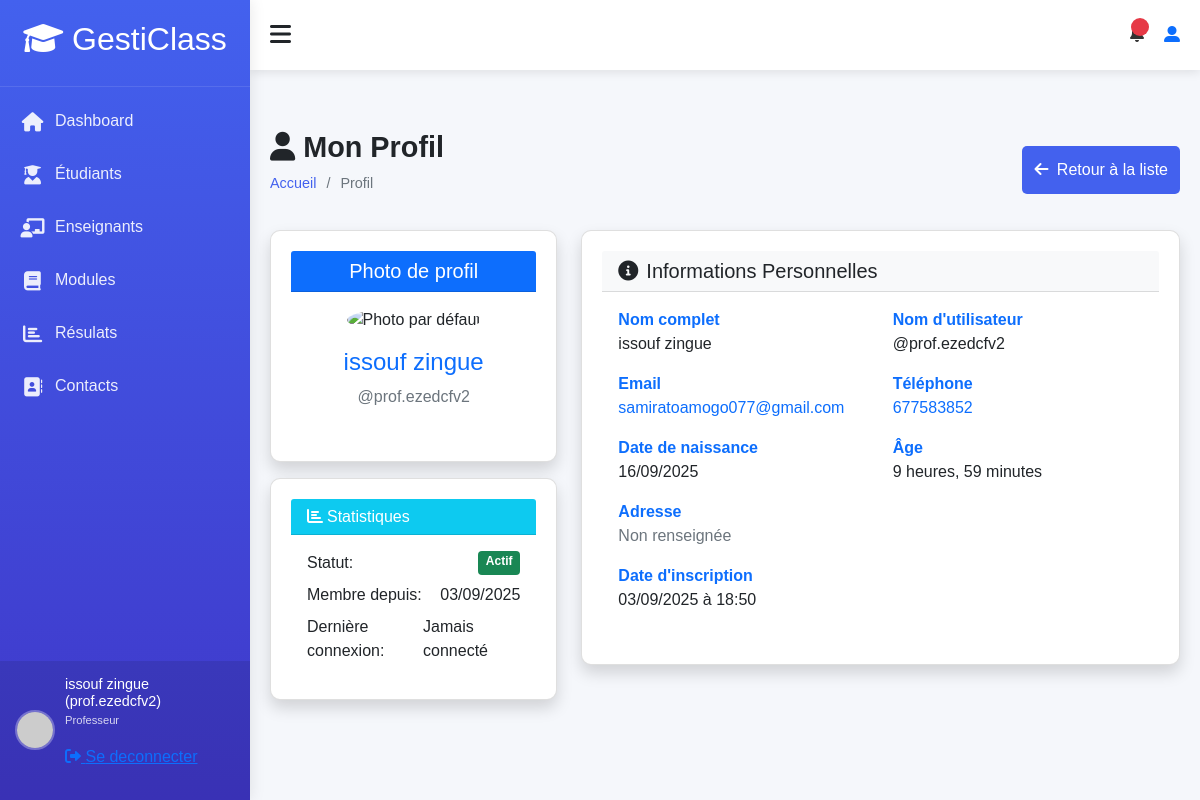
The page /accounts/profile/ (signed in) on the database its author committed.
### accounts/models.py (models this page shows, shortened)
class User(AbstractUser):
    ROLE_CHOICES = (
        ('admin', 'Administrateur'),
        ('teacher', 'Enseignant'),
        ('student', 'Élève'),
    )
    profil = models.CharField(max_length=10, choices=ROLE_CHOICES, default='student')
    phone = models.CharField(max_length=20, blank=True)
    birth_date = models.DateField(null=True, blank=True)
    photo = models.ImageField(upload_to='users/', null=True, blank=True)
    specialty = models.CharField(max_length=100, null=True, blank=True)
    hire_date = models.DateField(null=True, blank=True)
    address = models.TextField(blank=True)
    is_student = models.BooleanField(default=False)
    is_teacher = models.BooleanField(default=False)
    phone_number = models.CharField(max_length=15, blank=True)
    date_of_birth = models.DateField(null=True, blank=True)
    def __str__(self):
        return f"{self.first_name} {self.last_name} ({self.username})"
    def is_teacher(self):
        return self.profil == 'teacher'
    def is_student(self):
        return self.profil == 'student'
    class Meta:
        permissions = [
        ("peut_acceder_module", "Peut acceder au module"),
        ("peut_acceder_aux_eleve", "Peut acceder aux eleves"),
        ("peut_acceder_aux_enseignants", "peut acceder aux enseigants"),
        ("peut_acceder_aux_roles", "peut acceder aux roles"),
        ("peut_acceder_au_student_dashboard", "Peut accéder au tableau de bord étudiant"),
        ("peut_acceder_au_teacher_dashboard", "Peut accéder au tableau de bord enseignant"),
        ("peut_acceder_au_admin_dashboard", "Peut accéder au tableau de bord administrateur"),
        ("can_view_student_list", "Peut voir la liste des étudiants"),
        ("can_view_teacher_list", "Peut voir la liste des enseignants"),
        ("can_view_module_list", "Peut voir la liste des modules"),
        ("can_view_results_list", "Peut voir la liste résultats"),
        ("can_view_module_details", "Peut les details d'un module"),
        ("can_view_student_details", "Peut voir les détails d'un étudiant"),
        ("can_view_teacher_details", "Peut voir les détails d'un enseignant"),
        ("can_view_own_details", "Peut voir ses propres détails"),
        ("cans_view_results", "Peut voir les résultats"),
        ("can_view_own_results", "Peut voir ses propres résultats"),
        ("view_role", "Peut voir les rôles"),
        ("add_role", "Peut ajouter un rôle"),
        ("change_role", "Peut modifier un rôle"),
        ("delete_role", "Peut supprimer un rôle"),
        ("assign_role", "Peut assigner des rôles"),
        ("view_timetable", "Peut voir l'emploi du temps"),
        ("manage_timetable", "Peut gérer l'emploi du temps"),
        ("can_add_teacher", "Peut ajouter un enseignant"),
        ("can_add_student", "Peut ajouter un étudiant"),
        ("can_change_teacher", "Peut modifier un enseignant"),
        ("can_change_student", "Peut modifier un étudiant"),
        ("can_delete_teacher", "Peut supprimer un enseignant"),
        ("can_delete_student", "Peut supprimer un étudiant"),
        ("can_view_schoolinfo", "Peut voir les informations de l'école"),
        ("can_add_schoolinfo", "Peut ajouter les informations de l'école"),
        ("can_change_schoolinfo", "Peut modifier les informations de l'école"),
        ("can_delete_schoolinfo", "Peut supprimer les informations de l'école"),
        ]

### accounts/views.py (the view)
# urls.py: path('profile/', views.profile,
@login_required
def profile(request):
    return render(request, 'profile/profile.html', {
        'user': request.user
    })

### accounts/templates/profile/profile.html (shortened to what this page needs)
{% extends "models/base.html" %}
{% load static %}
{% block content %}
<div class="content">
    <div class="page-title">
        <div>
            <h2><i class="fas fa-user me-2"></i>Mon Profil</h2>
            <ul class="breadcrumb">
                <li><a href="{% url 'dashboard:home' %}">Accueil</a></li>
                <li>Profil</li>
            </ul>
        </div>
        <div class="btn-group">
            <a href="{% url 'accounts:students_list' %}" class="btn btn-secondary">
                <i class="fas fa-arrow-left me-1"></i> Retour à la liste
            </a>
        </div>
    </div>
    <div class="row">
        <div class="col-md-4 mb-4">
            <div class="card shadow">
                <div class="card-header bg-primary text-white text-center">
                    <h5 class="m-0">Photo de profil</h5>
                </div>
                <div class="card-body text-center">
                    {% if user.photo %}
                        <img src="{{ user.photo.url }}"
                             class="img-fluid rounded-circle mb-3"
                             alt="Photo de {{ user.get_full_name }}"
                             style="width: 200px; height: 200px; object-fit: cover;">
                    {% else %}
                        <img src="{% static 'img/default-avatar.png' %}"
                             class="img-fluid rounded-circle mb-3"
                             alt="Photo par défaut"
                             style="width: 200px; height: 200px; object-fit: cover;">
                    {% endif %}
                    <h4 class="text-primary">{{ user.get_full_name }}</h4>
                    <p class="text-muted">@{{ user.username }}</p>
                </div>
            </div>
            <div class="card shadow mt-3">
                <div class="card-header bg-info text-white">
                    <h6 class="m-0"><i class="fas fa-chart-bar me-1"></i>Statistiques</h6>
                </div>
                <div class="card-body">
                    <div class="d-flex justify-content-between mb-2">
                        <span>Statut:</span>
                        <span class="badge bg-success">Actif</span>
                    </div>
                    <div class="d-flex justify-content-between mb-2">
                        <span>Membre depuis:</span>
                        <span>{{ user.date_joined|date:"d/m/Y" }}</span>
                    </div>
                    <div class="d-flex justify-content-between">
                        <span>Dernière connexion:</span>
                        <span>
                            {% if user.last_login %}
                                {{ user.last_login|date:"d/m/Y H:i" }}
                            {% else %}
                                Jamais connecté
                            {% endif %}
                        </span>
                    </div>
                </div>
            </div>
        </div>
        <div class="col-md-8">
            <div class="card shadow">
                <div class="card-header bg-light">
                    <h5 class="m-0"><i class="fas fa-info-circle me-2"></i>Informations Personnelles</h5>
                </div>
                <div class="card-body">
                    <div class="row">
                        <div class="col-md-6">
                            <div class="info-item mb-3">
                                <label class="fw-bold text-primary">Nom complet</label>
                                <p class="mb-0">{{ user.get_full_name }}</p>
                            </div>
                        </div>
                        <div class="col-md-6">
                            <div class="info-item mb-3">
                                <label class="fw-bold text-primary">Nom d'utilisateur</label>
                                <p class="mb-0">@{{ user.username }}</p>
                            </div>
                        </div>
                    </div>
                    <div class="row">
                        <div class="col-md-6">
                            <div class="info-item mb-3">
                                <label class="fw-bold text-primary">Email</label>
                                <p class="mb-0">
                                    <a href="mailto:{{ user.email }}" class="text-decoration-none">
                                        {{ user.email }}
                                    </a>
                                </p>
                            </div>
                        </div>
                        <div class="col-md-6">
                            <div class="info-item mb-3">
                                <label class="fw-bold text-primary">Téléphone</label>
                                <p class="mb-0">
                                    {% if user.phone %}
                                        <a href="tel:{{ user.phone }}" class="text-decoration-none">
                                            {{ user.phone }}
                                        </a>
                                    {% else %}
                                        <span class="text-muted">Non renseigné</span>
                                    {% endif %}
                                </p>
                            </div>
                        </div>
                    </div>
                    <div class="row">
                        <div class="col-md-6">
                            <div class="info-item mb-3">
                                <label class="fw-bold text-primary">Date de naissance</label>
                                <p class="mb-0">
                                    {% if user.birth_date %}
                                        {{ user.birth_date|date:"d/m/Y" }}
                                    {% else %}
                                        <span class="text-muted">Non renseignée</span>
                                    {% endif %}
                                </p>
                            </div>
                        </div>
                        <div class="col-md-6">
                            <div class="info-item mb-3">
                                <label class="fw-bold text-primary">Âge</label>
                                <p class="mb-0">
                                    {% if user.birth_date %}
                                        {{ user.birth_date|timesince }}
                                    {% else %}
                                        <span class="text-muted">Inconnu</span>
                                    {% endif %}
                                </p>
                            </div>
                        </div>
                    </div>
                    <div class="info-item mb-3">
                        <label class="fw-bold text-primary">Adresse</label>
                        <p class="mb-0">
                            {% if user.address %}
                                {{ user.address|linebreaks }}
                            {% else %}
                                <span class="text-muted">Non renseignée</span>
                            {% endif %}
                        </p>
                    </div>
                    <div class="info-item mb-3">
                        <label class="fw-bold text-primary">Date d'inscription</label>
                        <p class="mb-0">{{ user.date_joined|date:"d/m/Y à H:i" }}</p>
                    </div>
                </div>
            </div>
        </div>
    </div>
</div>
{% endblock %}

### templates/models/sidebar.html (shortened to what this page needs)
<div class="sidebar" id="sidebar">
    <div class="sidebar-header">
        <h2><i class="fas fa-graduation-cap text-white"></i> GestiClass</h2>
    </div>
    <div class="sidebar-menu">
        <ul>
            <li><a href="{% url 'dashboard:home' %}" class="active"><i class="fas fa-home"></i> Dashboard</a></li>
            <li><a href="{% url 'accounts:students_list' %}"><i class="fas fa-user-graduate"></i> Étudiants</a></li>
            {% if perms.accounts.peut_acceder_aux_enseignants %}
            <li><a href="{% url 'accounts:teachers_list' %}" ><i class="fas fa-chalkboard-teacher"></i> Enseignants</a></li>
            {% endif %}
            {% if perms.accounts.peut_acceder_module %}
            <li><a href="{% url 'accounts:modules_list' %}"><i class="fas fa-book"></i> Modules</a></li>
            {% endif %}
            <li><a href="{% url 'accounts:results_list' %}"><i class="fas fa-chart-bar"></i> Résulats</a></li>
            <li><a href="{% url 'accounts:contact' %}"><i class="fas fa-address-book"></i> Contacts</a></li>
        </ul>
    </div>
    <div class="user-profile">
        <img src="https://ui-avatars.com/api/?name=Admin+User&background=random" alt="User">
        <div class="user-info">
            <h4>{{ user }}</h4>
            <p>
                {% if user.profil == 'student' %}
                    Eleve
                {% elif user.profil == 'teacher' %}
                    Professeur
                {% elif user.profil == 'admin' %}
                    Admin
                {% endif %}
                <div>
                    <a  href="{% url 'accounts:logout' %}">
                        <i class="fas fa-sign-out-alt" ></i>
                        <span>Se deconnecter</span>
                    </a>
                </div>
            </p>
        </div>
    </div>
</div>

### templates/models/base.html (style rules this page uses)
:root { --primary: #4361ee; --secondary: #3f37c9; --success: #4cc9f0; --info: #4895ef; --warning: #f72585; --danger: #e63946; --light: #f8f9fa; --dark: #212529; --sidebar-width: 250px; --header-height: 70px; --transition: all 0.3s ease; }
* { margin: 0; padding: 0; box-sizing: border-box; font-family: 'Poppins', sans-serif; }
body { background-color: #f5f7fb; color: #333; overflow-x: hidden; }
.sidebar { width: var(--sidebar-width); background: linear-gradient(180deg, var(--primary) 0%, var(--secondary) 100%); color: white; height: 100vh; position: fixed; transition: var(--transition); z-index: 1000; box-shadow: 0 0 15px rgba(0, 0, 0, 0.1); }
.sidebar-header { padding: 20px; text-align: center; border-bottom: 1px solid rgba(255, 255, 255, 0.1); }
.sidebar-menu { padding: 10px 0; }
.sidebar-menu ul { list-style: none; padding: 0; margin: 0; }
.sidebar-menu li { margin-bottom: 5px; }
.sidebar-menu a { display: flex; align-items: center; padding: 12px 20px; color: rgba(255, 255, 255, 0.9); text-decoration: none; transition: var(--transition); font-size: 1rem; }
.sidebar-menu i { margin-right: 10px; font-size: 1.2rem; width: 25px; text-align: center; }
.user-profile { position: absolute; bottom: 0; width: 100%; padding: 15px; background-color: rgba(0, 0, 0, 0.1); display: flex; align-items: center; }
.user-profile img { width: 40px; height: 40px; border-radius: 50%; object-fit: cover; margin-right: 10px; border: 2px solid rgba(255, 255, 255, 0.3); }
.user-info h4 { font-size: 0.9rem; margin-bottom: 2px; }
.user-info p { font-size: 0.7rem; opacity: 0.8; }
.content { padding: 20px; }
.page-title { margin-bottom: 20px; display: flex; justify-content: space-between; align-items: center; }
.page-title h2 { font-size: 1.8rem; color: var(--dark); font-weight: 600; }
.breadcrumb { display: flex; list-style: none; }
.breadcrumb li { margin-right: 10px; font-size: 0.9rem; color: #6c757d; }
.breadcrumb li:after { content: '/'; margin-left: 10px; }
.breadcrumb li:last-child:after { content: ''; }
.breadcrumb li a { color: var(--primary); text-decoration: none; }
.card { background-color: white; border-radius: 10px; box-shadow: 0 4px 10px rgba(0, 0, 0, 0.05); padding: 20px; transition: var(--transition); }
.btn { display: block; padding: 12px; background-color: var(--primary); color: white; border: none; border-radius: 5px; cursor: pointer; font-size: 1rem; transition: var(--transition); }
.info-item { margin-bottom: 1rem; }
.sidebar { width: var(--sidebar-width); transition: var(--transition); }

### rows shown on the page
User: first_name+last_name+username "issouf zingue (prof.ezedcfv2)", get_full_name "issouf zingue", username "prof.ezedcfv2", date_joined "03/09/2025", email "samiratoamogo077@gmail.com", phone "677583852", birth_date "16/09/2025", birth_date "9 heures, 59 minutes", date_joined "03/09/2025 à 18:50"
